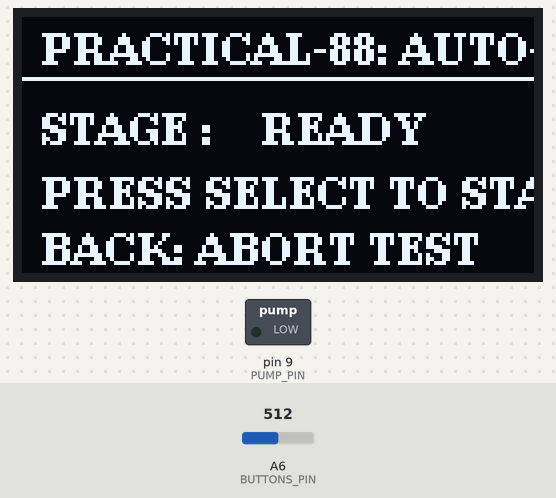
Bench run of a sketch on a simulated Arduino Nano, built with avr-gcc and run on an emulated ATmega328P. Shown: 128×64 one-colour display, switched loads named in the sketch (green lamp = pin HIGH). The test bench sets the inputs (shaded band); at power-on: A6 (BUTTONS_PIN) = 512. What the sketch prints to the serial monitor is not drawn.

Above: at 2.5 s.
2.6 s: A6 (BUTTONS_PIN) set to 907
4.1 s: A6 (BUTTONS_PIN) set to 934
At 5.4 s:
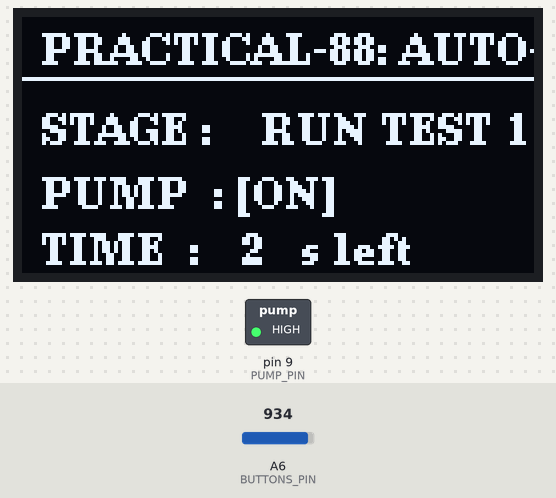
At 7.0 s:
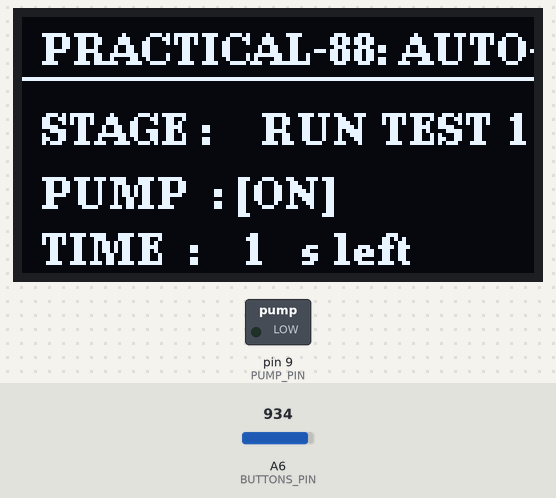
7.1 s: A6 (BUTTONS_PIN) set to 756
10.1 s: A6 (BUTTONS_PIN) set to 732
At 12.7 s:
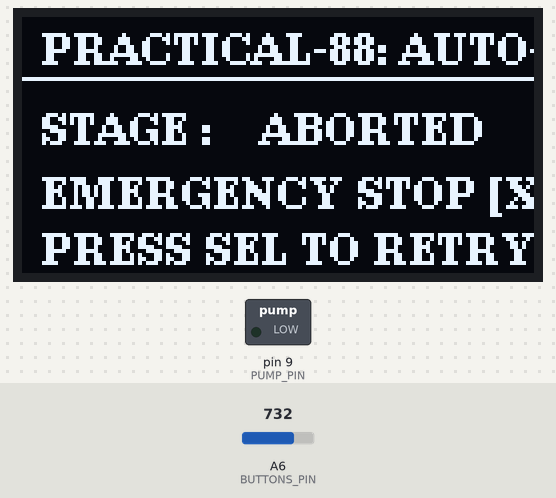
Timing chart, 0 to 14.0 s (numbered marks = the images above; inputs shaded):
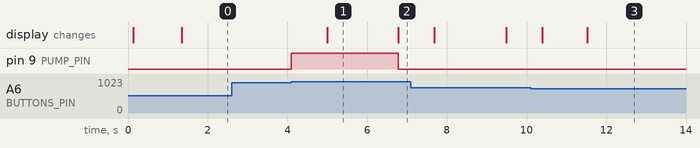

Measured:
- the behaviour switches between 924 and 925 on A6 (BUTTONS_PIN) (found by bisection; images 0 and 1)
- the behaviour switches between 741 and 740 on A6 (BUTTONS_PIN) (found by bisection; images 2 and 3)
- after the input at 2.6 s, every drawn part: stays the same
- after the input at 4.1 s, pin 9 (PUMP_PIN): LOW → HIGH at once, → LOW 2.7 s later; the display: changes after 0.89 s (image 1)
- after the input at 10.1 s, pin 9 (PUMP_PIN): stays LOW (without the input it goes to HIGH after 0.29 s)
- what the display in image 1 shows lasts 1.8 s, from 5.0 s to 6.8 s

The sketch:

Practical_88.ino
```cpp
/*
==================================================
Day 44 | Practical-88: Test Pump Automation
Board  : Young Engineer Board
Hardware:
  - Pump Output Pin   : D9
  - Button Ladder Pin : A6 (Calibrated Values)
  - Display           : 0.96" I2C OLED (U8g2 - RAM Safe)

Automated Self-Test Engine:
  - Phase 1: 2s RUN Test (Checks current draw / motor spin)
  - Phase 2: 3s REST Test (Checks inductive kickback & cutoff)
  - Phase 3: 2s RUN Test (Verifies repeat cycle consistency)
  - Pass/Fail evaluation displayed on OLED & Serial Monitor
  - Back Button: Emergency Abort at any point
==================================================
*/

#include <Wire.h>
#include <U8g2lib.h>

#define PUMP_PIN    9
#define BUTTONS_PIN A6

// Calibrated Ladder Ranges
#define BTN_SEL_MIN  925
#define BTN_SEL_MAX  938
#define BTN_BACK_MIN 728
#define BTN_BACK_MAX 740

enum Button { BTN_NONE, BTN_SELECT, BTN_BACK };

Button readButton() {
  int val = analogRead(BUTTONS_PIN);
  if (val >= BTN_SEL_MIN  && val <= BTN_SEL_MAX)  return BTN_SELECT;
  if (val >= BTN_BACK_MIN && val <= BTN_BACK_MAX) return BTN_BACK;
  return BTN_NONE;
}

// RAM-Safe OLED Constructor (128 bytes buffer)
U8G2_SSD1306_128X64_NONAME_1_HW_I2C u8g2(U8G2_R0, /* reset=*/ U8X8_PIN_NONE);

// Test State Machine
enum TestStep { STEP_STANDBY, STEP_PULSE_1, STEP_REST, STEP_PULSE_2, STEP_PASSED, STEP_ABORTED };
TestStep currentStep = STEP_STANDBY;

unsigned long stepStartTime = 0;
Button lastButton = BTN_NONE;
unsigned long lastDebounce = 0;

void setPump(bool state) {
  digitalWrite(PUMP_PIN, state ? HIGH : LOW);
}

void renderTestScreen(int secLeft) {
  u8g2.firstPage();
  do {
    u8g2.setFont(u8g2_font_ncenB08_tr);
    u8g2.drawStr(5, 12, "PRACTICAL-88: AUTO-TEST");
    u8g2.drawHLine(0, 15, 128);

    u8g2.drawStr(5, 32, "STAGE :");
    switch (currentStep) {
      case STEP_STANDBY:
        u8g2.drawStr(60, 32, "READY");
        u8g2.drawStr(5, 48, "PRESS SELECT TO START");
        u8g2.drawStr(5, 62, "BACK: ABORT TEST");
        break;

      case STEP_PULSE_1:
        u8g2.drawStr(60, 32, "RUN TEST 1");
        u8g2.drawStr(5, 48, "PUMP  : [ON]");
        u8g2.drawStr(5, 62, "TIME  :");
        char b1[4]; itoa(secLeft, b1, 10);
        u8g2.drawStr(55, 62, b1); u8g2.drawStr(70, 62, "s left");
        break;

      case STEP_REST:
        u8g2.drawStr(60, 32, "REST TEST");
        u8g2.drawStr(5, 48, "PUMP  : [OFF]");
        u8g2.drawStr(5, 62, "TIME  :");
        char b2[4]; itoa(secLeft, b2, 10);
        u8g2.drawStr(55, 62, b2); u8g2.drawStr(70, 62, "s left");
        break;

      case STEP_PULSE_2:
        u8g2.drawStr(60, 32, "RUN TEST 2");
        u8g2.drawStr(5, 48, "PUMP  : [ON]");
        u8g2.drawStr(5, 62, "TIME  :");
        char b3[4]; itoa(secLeft, b3, 10);
        u8g2.drawStr(55, 62, b3); u8g2.drawStr(70, 62, "s left");
        break;

      case STEP_PASSED:
        u8g2.drawStr(60, 32, "ALL PASS");
        u8g2.drawStr(5, 48, "SYSTEM HEALTHY [OK]");
        u8g2.drawStr(5, 62, "PRESS SEL TO RETEST");
        break;

      case STEP_ABORTED:
        u8g2.drawStr(60, 32, "ABORTED");
        u8g2.drawStr(5, 48, "EMERGENCY STOP [X]");
        u8g2.drawStr(5, 62, "PRESS SEL TO RETRY");
        break;
    }
  } while (u8g2.nextPage());
}

void setup() {
  Serial.begin(9600);
  delay(100);

  pinMode(PUMP_PIN, OUTPUT);
  pinMode(BUTTONS_PIN, INPUT);
  setPump(false);

  u8g2.begin();

  Serial.println(F("========================================"));
  Serial.println(F(" DAY 44 | PRACTICAL-88: TEST AUTOMATION "));
  Serial.println(F("========================================"));
  Serial.println(F("Select: Run Full Test Routine | Back: Abort"));

  renderTestScreen(0);
}

void loop() {
  Button btn = readButton();

  if (btn != lastButton && (millis() - lastDebounce > 200)) {
    lastDebounce = millis();

    if (btn == BTN_SELECT && (currentStep == STEP_STANDBY || currentStep == STEP_PASSED || currentStep == STEP_ABORTED)) {
      currentStep = STEP_PULSE_1;
      setPump(true);
      stepStartTime = millis();
      Serial.println(F("[AUTO-TEST] Started: Step 1 (2s Run Test)"));
    } else if (btn == BTN_BACK && currentStep != STEP_STANDBY) {
      currentStep = STEP_ABORTED;
      setPump(false);
      Serial.println(F("[AUTO-TEST] User Abort via Back Button!"));
      renderTestScreen(0);
    }
  }
  lastButton = btn;

  // Automated Routine Engine (Non-blocking)
  unsigned long elapsed = millis() - stepStartTime;

  switch (currentStep) {
    case STEP_PULSE_1:
      if (elapsed >= 2000) {
        currentStep = STEP_REST;
        setPump(false);
        stepStartTime = millis();
        Serial.println(F("[AUTO-TEST] Step 1 PASS -> Step 2 (3s Rest Test)"));
      } else {
        renderTestScreen((int)((2000 - elapsed + 999) / 1000));
      }
      break;

    case STEP_REST:
      if (elapsed >= 3000) {
        currentStep = STEP_PULSE_2;
        setPump(true);
        stepStartTime = millis();
        Serial.println(F("[AUTO-TEST] Step 2 PASS -> Step 3 (2s Repeat Run)"));
      } else {
        renderTestScreen((int)((3000 - elapsed + 999) / 1000));
      }
      break;

    case STEP_PULSE_2:
      if (elapsed >= 2000) {
        currentStep = STEP_PASSED;
        setPump(false);
        Serial.println(F("[AUTO-TEST] COMPLETE: All Automation Stages PASSED [OK]"));
        renderTestScreen(0);
      } else {
        renderTestScreen((int)((2000 - elapsed + 999) / 1000));
      }
      break;

    default:
      break;
  }
}
```
